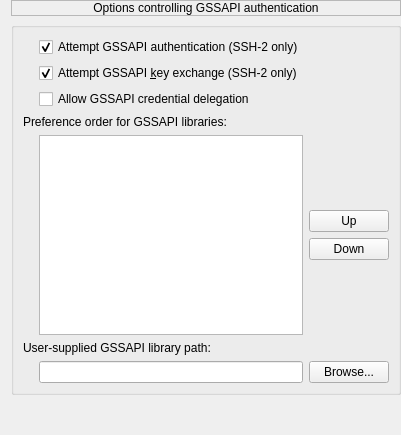
     <widget class="QWidget" name="page_24">
      <layout class="QVBoxLayout" name="verticalLayout_66">
       <property name="topMargin">
        <number>0</number>
       </property>
       <property name="rightMargin">
        <number>0</number>
       </property>
       <property name="bottomMargin">
        <number>0</number>
       </property>
       <item>
        <widget class="QLabel" name="label_100">
         <property name="frameShape">
          <enum>QFrame::Shape::StyledPanel</enum>
         </property>
         <property name="text">
          <string>Options controlling GSSAPI authentication</string>
         </property>
         <property name="alignment">
          <set>Qt::AlignmentFlag::AlignCenter</set>
         </property>
         <property name="margin">
          <number>2</number>
         </property>
        </widget>
       </item>
       <item>
        <widget class="QGroupBox" name="groupBox_49">
         <property name="title">
          <string/>
         </property>
         <property name="flat">
          <bool>true</bool>
         </property>
         <layout class="QGridLayout" name="gridLayout_19">
          <item row="10" column="2">
           <widget class="QPushButton" name="pb_ssh_gss_custom_browse">
            <property name="text">
             <string>Browse...</string>
            </property>
           </widget>
          </item>
          <item row="5" column="1" rowspan="4">
           <widget class="QListWidget" name="l_ssh_gsslist"/>
          </item>
          <item row="5" column="2">
           <spacer name="verticalSpacer_6">
            <property name="orientation">
             <enum>Qt::Orientation::Vertical</enum>
            </property>
            <property name="sizeHint" stdset="0">
             <size>
              <width>20</width>
              <height>69</height>
             </size>
            </property>
           </spacer>
          </item>
          <item row="4" column="0" colspan="3">
           <widget class="QLabel" name="label_101">
            <property name="text">
             <string>Preference order for GSSAPI libraries:</string>
            </property>
           </widget>
          </item>
          <item row="10" column="1">
           <widget class="QLineEdit" name="le_ssh_gss_custom"/>
          </item>
          <item row="0" column="1" colspan="2">
           <widget class="QCheckBox" name="chb_gssapi_authen">
            <property name="text">
             <string>Attempt GSSAPI authentication (SSH-2 only)</string>
            </property>
            <property name="checked">
             <bool>true</bool>
            </property>
           </widget>
          </item>
          <item row="7" column="2">
           <widget class="QPushButton" name="pb_ssh_gss_down">
            <property name="text">
             <string>Down</string>
            </property>
           </widget>
          </item>
          <item row="8" column="2">
           <spacer name="verticalSpacer_28">
            <property name="orientation">
             <enum>Qt::Orientation::Vertical</enum>
            </property>
            <property name="sizeHint" stdset="0">
             <size>
              <width>20</width>
              <height>69</height>
             </size>
            </property>
           </spacer>
          </item>
          <item row="6" column="2">
           <widget class="QPushButton" name="pb_ssh_gss_up">
            <property name="text">
             <string>Up</string>
            </property>
           </widget>
          </item>
          <item row="9" column="0" colspan="3">
           <widget class="QLabel" name="label_102">
            <property name="text">
             <string>User-supplied GSSAPI library path:</string>
            </property>
           </widget>
          </item>
          <item row="2" column="1" colspan="2">
           <widget class="QCheckBox" name="chb_gssapi_credential">
            <property name="text">
             <string>Allow GSSAPI credential delegation</string>
            </property>
           </widget>
          </item>
          <item row="0" column="0">
           <widget class="QWidget" name="widget_19" native="true">
            <property name="sizePolicy">
             <sizepolicy hsizetype="Fixed" vsizetype="Fixed">
              <horstretch>0</horstretch>
              <verstretch>0</verstretch>
             </sizepolicy>
            </property>
            <property name="minimumSize">
             <size>
              <width>10</width>
              <height>10</height>
             </size>
            </property>
            <property name="maximumSize">
             <size>
              <width>10</width>
              <height>10</height>
             </size>
            </property>
           </widget>
          </item>
          <item row="1" column="1">
           <widget class="QCheckBox" name="chb_try_gssapi_kex">
            <property name="text">
             <string>Attempt GSSAPI &amp;key exchange (SSH-2 only)</string>
            </property>
            <property name="checked">
             <bool>true</bool>
            </property>
           </widget>
          </item>
         </layout>
        </widget>
       </item>
       <item>
        <spacer name="verticalSpacer_29">
         <property name="orientation">
          <enum>Qt::Orientation::Vertical</enum>
         </property>
         <property name="sizeHint" stdset="0">
          <size>
           <width>20</width>
           <height>40</height>
          </size>
         </property>
        </spacer>
       </item>
      </layout>
     </widget>
